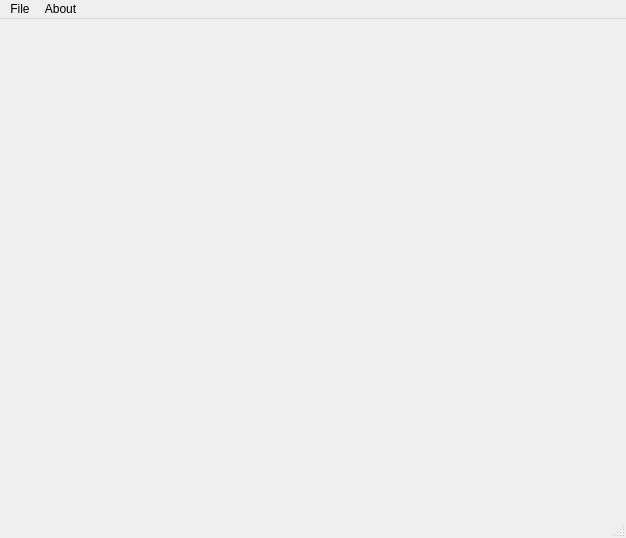
<?xml version="1.0" encoding="UTF-8"?>
<ui version="4.0">
 <class>MainWindow</class>
 <widget class="QMainWindow" name="MainWindow">
  <property name="geometry">
   <rect>
    <x>0</x>
    <y>0</y>
    <width>626</width>
    <height>538</height>
   </rect>
  </property>
  <property name="minimumSize">
   <size>
    <width>626</width>
    <height>538</height>
   </size>
  </property>
  <property name="windowTitle">
   <string>MainWindow</string>
  </property>
  <widget class="QWidget" name="centralwidget">
   <widget class="QWidget" name="widget" native="true">
    <property name="geometry">
     <rect>
      <x>380</x>
      <y>150</y>
      <width>120</width>
      <height>80</height>
     </rect>
    </property>
   </widget>
  </widget>
  <widget class="QMenuBar" name="menubar">
   <property name="geometry">
    <rect>
     <x>0</x>
     <y>0</y>
     <width>626</width>
     <height>23</height>
    </rect>
   </property>
   <widget class="QMenu" name="menuFile">
    <property name="title">
     <string>File</string>
    </property>
    <addaction name="actionExit"/>
   </widget>
   <widget class="QMenu" name="menuAbout">
    <property name="title">
     <string>About</string>
    </property>
    <addaction name="actionOrchard_Suite"/>
   </widget>
   <addaction name="menuFile"/>
   <addaction name="menuAbout"/>
  </widget>
  <widget class="QStatusBar" name="statusbar">
   <property name="locale">
    <locale language="English" country="UnitedKingdom"/>
   </property>
  </widget>
  <action name="actionExit">
   <property name="text">
    <string>Exit</string>
   </property>
  </action>
  <action name="actionOrchard_Suite">
   <property name="text">
    <string>Orchard Suite</string>
   </property>
  </action>
 </widget>
 <resources/>
 <connections/>
</ui>
